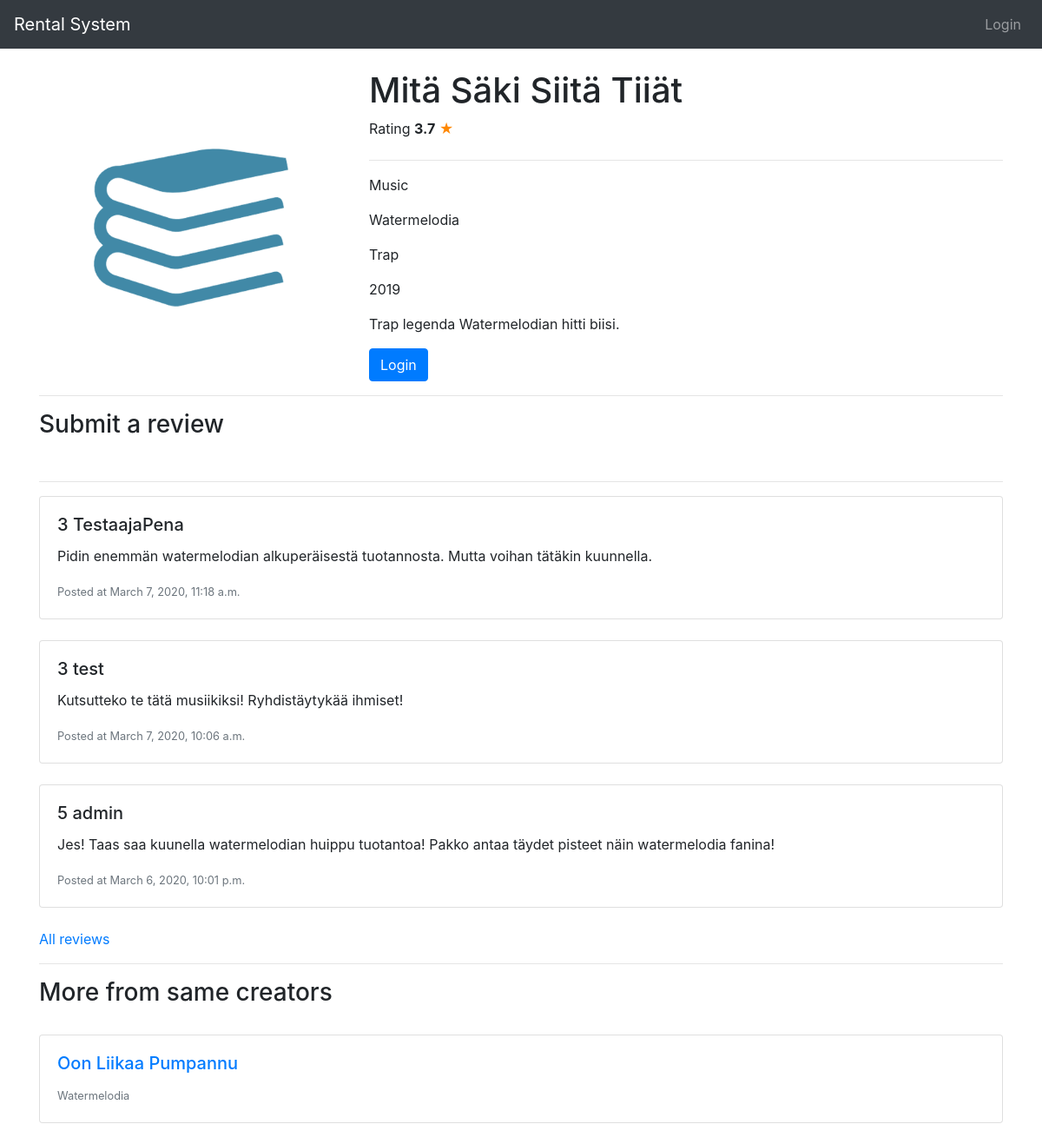
/work/20/, run on the app's committed database.
### rental_system/models.py (models this page shows, shortened)
class Work(models.Model):
    creators = models.ManyToManyField(Creator)
    type = models.ForeignKey(Type, on_delete=models.CASCADE)
    genres = models.ManyToManyField(Genre)
    publishers = models.ManyToManyField(Publisher, null=True, blank=True)
    title = models.CharField(max_length=200)
    desc = models.TextField(max_length=500)
    trailer = models.URLField(blank=True)
    image = models.URLField(blank=True)
    pub_date = models.IntegerField(
        default=2020,
        validators=[
            MaxValueValidator(datetime.date.today().year),
            MinValueValidator(1800)
        ]
    )
    def __str__(self):
        return self.title
    def rating(self):
        rating = Rating.objects.filter(work_id = self.id, visible = True).aggregate(Avg('rating'))
        if not rating['rating__avg']:
            rating = 0
        else:
            rating = round(rating['rating__avg'], 1)
        return rating

class Type(models.Model):
    type = models.CharField(max_length=200)
    def __str__(self):
        return self.type

class Creator(models.Model):
    first_name = models.CharField(max_length=200, null=True)
    last_name = models.CharField(max_length=200, null=True)
    display_name = models.CharField(max_length=200, default="Display name")
    use_display_name = models.BooleanField(default=False)
    def __str__(self):
        if (self.use_display_name == True):
            return self.display_name
        else:
            return self.first_name + " " + self.last_name

class Genre(models.Model):
    genre = models.CharField(max_length=200)
    def __str__(self):
        return self.genre

class Rating(models.Model):
    user = models.ForeignKey(User, on_delete=models.CASCADE, default=1)
    work = models.ForeignKey(Work, on_delete=models.CASCADE)
    rating = models.IntegerField(
        default=5,
        validators=[
            MaxValueValidator(5),
            MinValueValidator(0)
        ]
    )
    comment = models.TextField(max_length=500)
    post_date = models.DateTimeField(auto_now_add=True, null=True)
    edit_date = models.DateTimeField(blank=True, null=True)
    visible = models.BooleanField(default=True)
    def edited(self):
        if not self.edit_date:
            return False
        else:
            return True

### rental_system/views.py (the view, shortened to what this page needs)
# urls.py: path('work/<int:work_id>/', views.work, name='work'),
def work(request, work_id):
    work = get_object_or_404(Work, pk=work_id)
    ratings = Rating.objects.filter(work_id = work_id, visible = True).order_by('-post_date')
    creators = work.creators.all()
    other_works = list(Work.objects.filter(~Q(id = work_id),creators__in=creators))[:5]
    rented = RentedWork.objects.all()
    avarage = Rating.objects.filter(work_id = work_id, visible = True).aggregate(Avg('rating'))
    form = RatingForm()
    commented = False
    if not request.user.is_anonymous:
        user = request.user
        if ratings.filter(user_id = user, work_id = work_id, visible = True):
            commented = True
    return render(request, 'rental_system/work.html', {'work': work, 'other_works': other_works, 'ratings': ratings[:5], 'form':form, 'commented': commented,})

### rental_system/templates/rental_system/work.html (shortened to what this page needs)
{% extends 'base.html' %}
{% block content %}
{% load static %}
{% load widget_tweaks %}
<link rel="stylesheet" href="{% static 'rating.css' %}">
<div class="container">
    <div>
        <div class="row" id="header">
            <div class="col-12 col-md-4">
                {% if not work.image %}
                <img alt="Kuva tähän!" src="{% static 'kuvat/kirja.png' %}" class="w-100 img-responsive">
                {% else %}
                <img alt="Kuva tähän!" src="{{ work.image }}" class="w-100 img-responsive">
                {% endif %}
            </div>
            <div class="col-12 col-md-8">
                <h1>{{ work.title }}</h1>
                {% if work.rating %}
                <p>Rating <strong>{{ work.rating }}</strong> <label for="5-stars" class="star"
                        style="color: #f80;">&#9733;</label></p>
                {% else %}
                <p>No rating</p>
                {% endif %}
                <hr>
                <p>{{ work.type }}</p>
                <p>{{ work.creators.all |join:", " }}</p>
                <p>{{ work.genres.all|join:", " }}</p>
                <p>{{ work.publishers.all|join:", "}} {{ work.pub_date }}</p>
                <p>{{ work.desc }}</p>
                {% if user.is_authenticated %}
                {% if work.available %}
                <td><a href="{% url 'rent_work' work.id %}" class="btn btn-primary">Rent</a></td>
                {% else %}
                <td><button class="btn btn-secondary" disabled>Rented</button></td>
                {% endif %}
                {% else %}
                <a class="btn btn-primary" href="{% url 'login' %}">Login</a>
                {% endif %}
         </div>
        </div>
        <hr>
    </div>
    <div>
        <div>
            <h3>Submit a review</h3>
            <br>
        </div>
        <div>
                <hr>
            </div>
            {% if ratings %}
            {% for rating in ratings %}
            {% if rating.visible %}
            <div class="card w-100">
                <div class="card-body">
                    <h5 class="card-title">{{ rating.rating }} {{ rating.user.username }}</h5>
                    <p class="card-text">{{ rating.comment }}</p>
                    <p class="card-text"><small class="text-muted">Posted at {{ rating.post_date}}
                        </small></p>
                </div>
            </div>
            <br>
            {% endif %}
            {% endfor %}
            <a href="{% url 'all_reviews' work.id %}">All reviews</a>
            {% endif %}
        </div>
        <div>
            <hr>
            {% if other_works %}
            <h3>More from same creators</h3>
            <br>
            <div class="card-deck">
                {% for other in other_works %}
                <div class="card">
                    <div class="card-body">
                        <a href="work/1">
                            <h5 class="card-title"><a href="{% url 'work' other.id %}">{{ other }}</a></h5>
                        </a>
                        <p class="card-text"><small class="text-muted">{{ other.creators.all|join:", " }}</small></p>
                    </div>
                </div>
                <br>
                {% endfor %}
            </div>
            {% endif %}
            <br>
        </div>
    </div>
</div>
{% endblock %}

### data on the page
Work: title "Mitä Säki Siitä Tiiät", rating "3.7", type "Music", creators.all "Watermelodia", genres.all "Trap", pub_date "2019", desc "Trap legenda Watermelodian hitti biisi."
Rating: rating "3", user.username "TestaajaPena", comment "Pidin enemmän watermelodian alkuperäisestä tuotannosta. Mutta voihan tätäkin kuunnella.", post_date "March 7, 2020, 11:18 a.m."
Rating: rating "3", user.username "test", comment "Kutsutteko te tätä musiikiksi! Ryhdistäytykää ihmiset!", post_date "March 7, 2020, 10:06 a.m."
Rating: rating "5", user.username "admin", comment "Jes! Taas saa kuunella watermelodian huippu tuotantoa! Pakko antaa täydet pisteet näin watermelodia fanina!", post_date "March 6, 2020, 10:01 p.m."
Work: title "Oon Liikaa Pumpannu", creators.all "Watermelodia"
